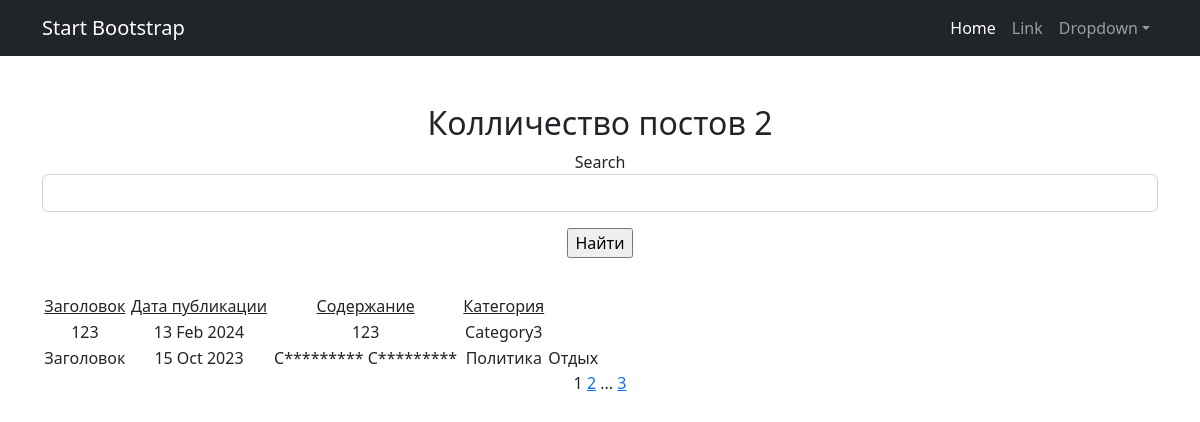
Page /post/ on the committed database.
### NewsPortal/models.py (models this page shows, shortened)
class Post(models.Model):
    author = models.ForeignKey(Author, on_delete=models.CASCADE)
    NEWS = 'NW'
    ARTICLE = 'AR'
    CATEGORY_CHOICES = (
        (NEWS, 'Новость'),
        (ARTICLE, 'Статья')
    )
    categoryType = models.CharField(max_length=2, choices=CATEGORY_CHOICES, default=ARTICLE)
    dateCreation = models.DateTimeField(auto_now_add=True)
    postCategory = models.ManyToManyField(Category, through='PostCategory')
    title = models.CharField(max_length=128)
    text = models.TextField()
    rating = models.SmallIntegerField(default=0)

class Category(models.Model):
    name = models.CharField(max_length=64, unique=True)

### NewsPortal/views.py (the view)
# urls.py: path('post/', NewsList.as_view(), name='news_list'),
class NewsList(ListView):
    model = Post
    template_name = 'flatpages/post_list.html'
    context_object_name = 'posts'
    ordering = '-dateCreation'
    paginate_by = 2

### NewsPortal/templatetags/custom_filters.py (called while the page is built)
@register.filter()
def censor(value):
    for word in censor_list:
        value = value.replace(word[1:], '*' * len(word[1:]))
        return value

### templates/flatpages/post_list.html (shortened to what this page needs)
{% extends 'flatpages/default.html' %}
{% load custom_filters %}
{% block content %}
{% if posts %}
<h2> Колличество постов {{ posts|length }}</h2>
<table width="50%" style="margin-top: 35px">
    <form action="" method="get">
        <label for="{{ filterset.form.name__icontains.id_for_label }}">Search</label>
        <input
                id="{{ filterset.form.name__icontains.id }}"
                name="{{ filterset.form.name__icontains.name }}"
                value="{{ filterset.form.name__icontains.value }}"
                class="form-control"
        >
        <input type="submit" class="mt-3 btn-primary" value="Найти"/>
    </form>
    <tr>
        <td><u>Заголовок</u></td>
        <td><u>Дата публикации</u></td>
        <td><u>Содержание</u></td>
        <td><u>Категория</u></td>
    </tr>
    {% for post in posts %}
    <tr>
        <td>{{ post.title }}</td>
        <td>{{ post.dateCreation|date:'d M Y' }}</td>
        <td>{{ post.text|truncatewords:20|censor }}</td>
        {% for cat in post.postCategory.all %}
        <td>{{ cat.name }}</td>
        {% endfor %}
    </tr>
    {% endfor %}
</table>
{% else %}
<h3>Публикаций нет!</h3>
{% endif %}
{{ page_obj.number }}
{% if page_obj.has_next %}
<a href="?page={{ page_obj.next_page_number }}">{{ page_obj.next_page_number }}</a>
{% if paginator.num_pages != page_obj.next_page_number %}
...
<a href="?page={{ page_obj.paginator.num_pages }}">{{ page_obj.paginator.num_pages }}</a>
{% endif %}
{% endif %}
{% endblock content %}

### rows in the picture
Post: title "123", dateCreation "13 Feb 2024", text|censor "123"
Category: name "Category3"
Post: title "Заголовок", dateCreation "15 Oct 2023", text|censor "С********* С*********"
Category: name "Политика"
Category: name "Отдых"

### other values in the picture
{{ posts|length }} "2"
{{ page_obj.number }} "1"
{{ page_obj.next_page_number }} "2"
{{ page_obj.paginator.num_pages }} "3"
